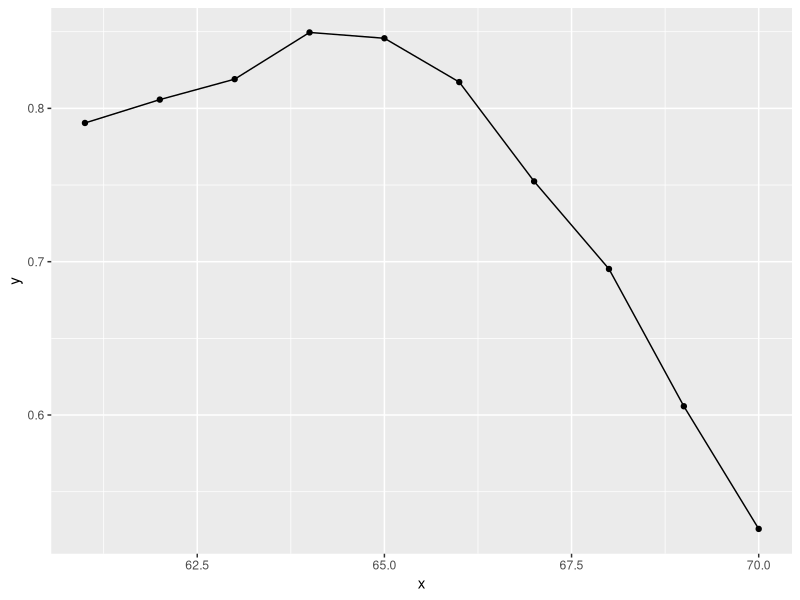
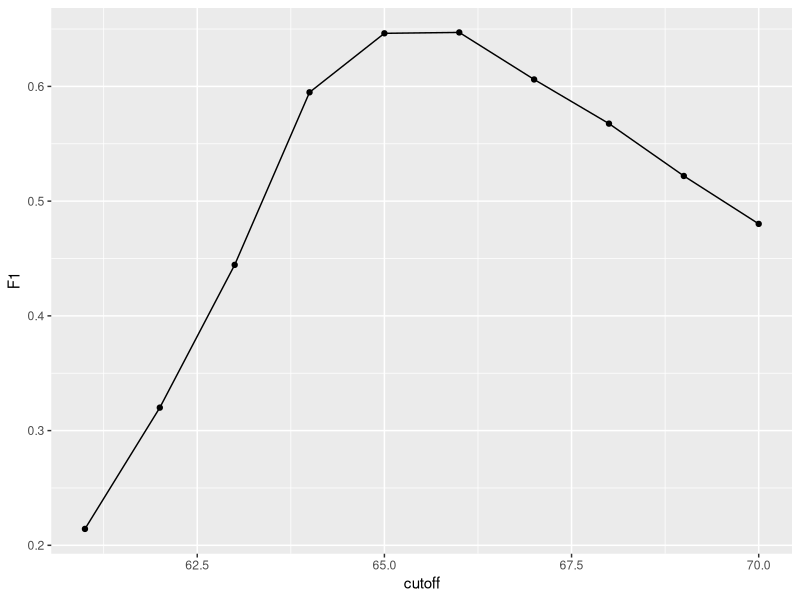
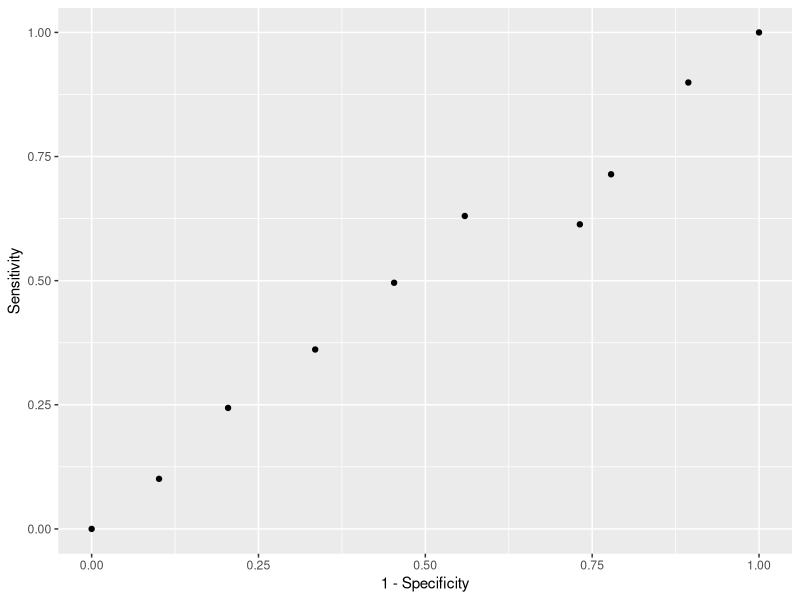
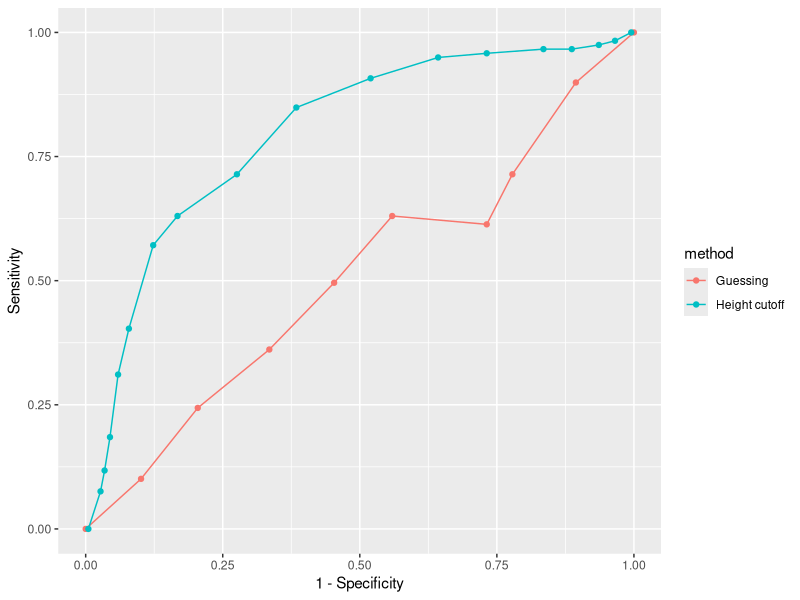
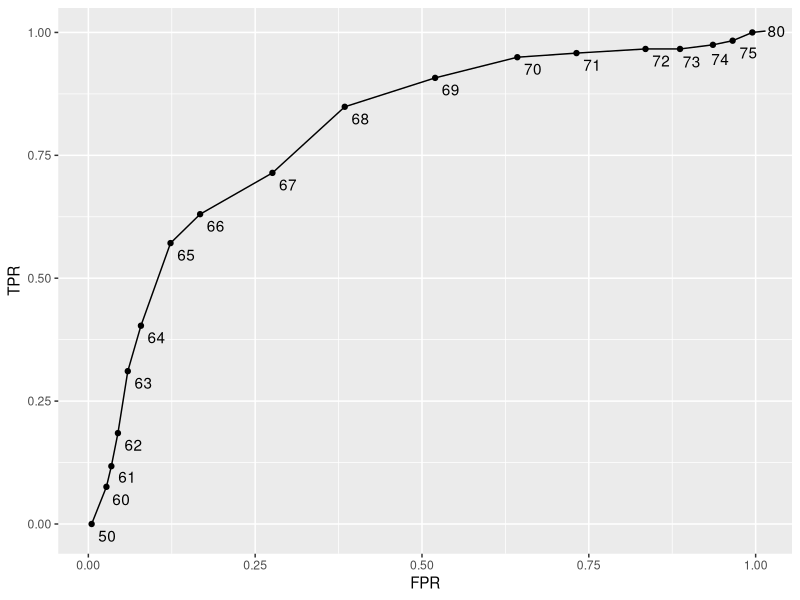
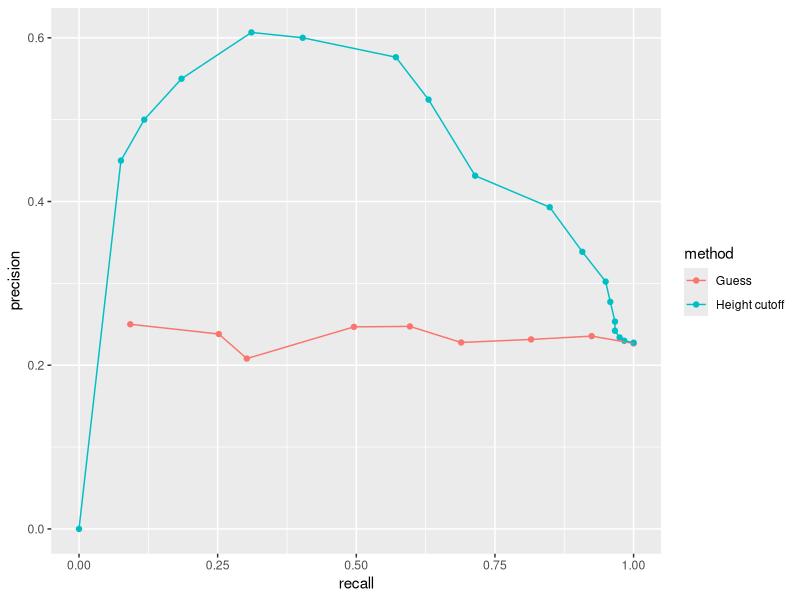
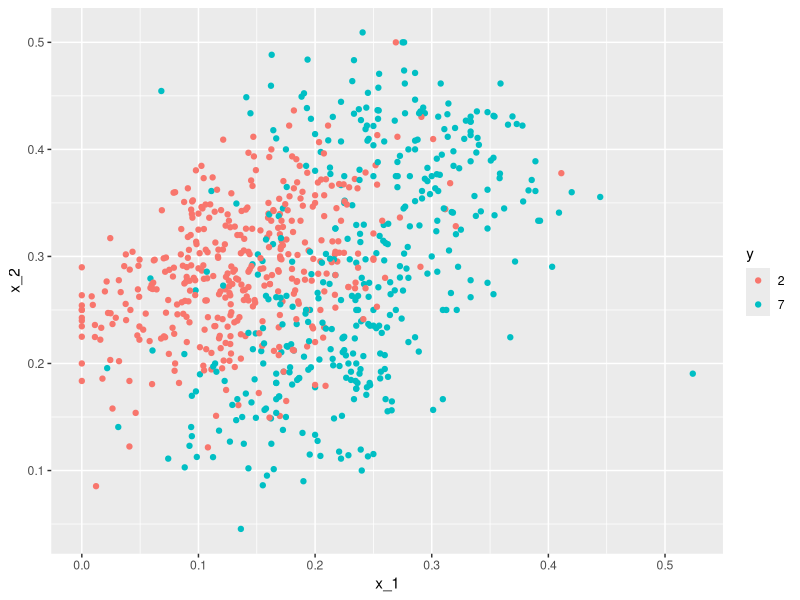
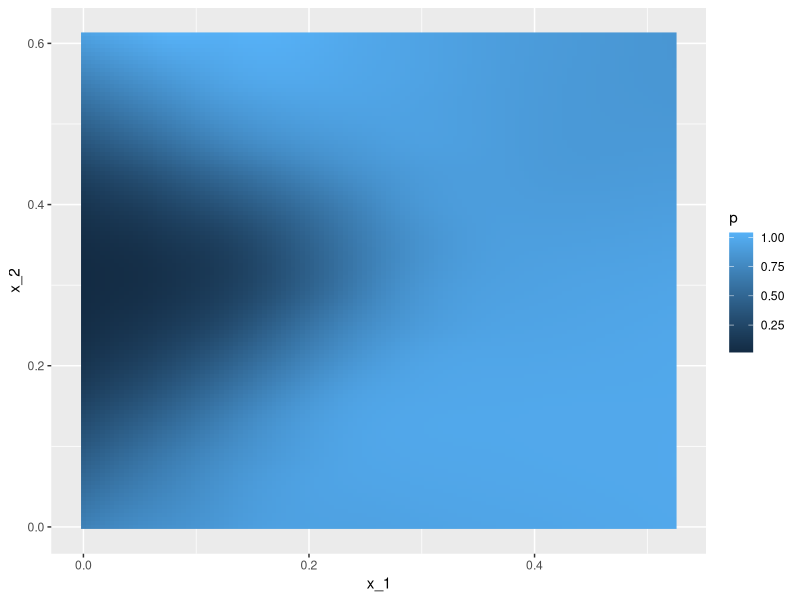

Write R code to recreate these figures, in order.
# Chapter 28
# Introduction to Machine Learning

# Perhaps the most popular data science methodologies come from the field of Machine Learning. Machine learning success stories include the handwritten zip code readers implemented by the postal service, speech recognition technology such as Apple’s Siri, movie recommendation systems, spam and malware detectors, housing price predictors, and driverless cars. Although today Artificial Intelligence and Machine Learning are often used interchangeably, we make the following distinction: while the first artificial intelligence algorithms, such as those used by chess playing machines, implemented decision making based on programmable rules derived from theory or first principles, in Machine Learning decisions are based on algorithms built with data.


# In Machine Learning, data comes in the form of:
# 1. the outcome we want to predict and
# 2. the features that we will use to predict the outcome

# Here we will use Y to denote the outcome and X1, . . . , Xp to denote features. Note that features are sometimes referred to as predictors or covariates. We consider all these to be synonyms.

# To build a model that provides a prediction for any set of observed values X1 = x1, X2 = x2, . . . X5 = x5, we collect data for which we know the outcome

# When the output is continuous we refer to the machine learning task as prediction,
# and the main output of the model is a function f that automatically produces a
# prediction, denoted with yˆ, for any set of predictors: yˆ = f(x1, x2, . . . , xp).
# We use the term actual outcome to denote what we ended up observing. So we want
# the prediction yˆ to match the actual outcome y as best as possible. Because our
# outcome is continuous, our predictions yˆ will not be either exactly right or wrong,
# but instead we will determine an error defined as the difference between the
# prediction and the actual outcome y − yˆ.


# When the outcome is categorical, we refer to the machine learning task as
# classification, and the main output of the model will be a decision rule which
# prescribes which of the K classes we should predict. In this scenario, most
# models provide functions of the predictors for each class k, fk(x1, x2, . . . , xp),
# that are used to make this decision. When the data is binary a typical decision
# rules looks like this: if f1(x1, x2, . . . , xp) > C, predict category 1, if
# not the other category, with C a predetermined cutoff. Because the outcomes are
# categorical, our predictions will be either right or wrong.




# 28.4 Evaluation Metrics
# For our first introduction to machine learning concepts, we will start with a boring and simple example: how to predict sex using height. As we explain machine learning step by step, this example will let us set down the first building block. Soon enough, we will be attacking more interesting challenges. 
library(tidyverse)
library(caret)

library(dslabs)
data(heights)

y <- heights$sex
x <- heights$height


# 28.4.1 Training and test sets
set.seed(2007)
test_index <- createDataPartition(y, times = 1, p = 0.5, list = FALSE)

test_set <- heights[test_index, ]
train_set <- heights[-test_index, ]
# We will now develop an algorithm using only the training set. Once we are done developing the algorithm, we will freeze it and evaluate it using the test set. The simplest way to evaluate the algorithm when the outcomes are categorical is by simply reporting the proportion of cases that were correctly predicted in the test set. This metric is usually referred to as overall accuracy.


# 28.4.2 Overall accuracy
y_hat <- sample(c("Male", "Female"), length(test_index), replace = TRUE)
# Note that we are completely ignoring the predictor and simply guessing the sex.

# In machine learning applications, it is useful to use factors to represent the categorical outcomes because R functions developed for machine learning, such as those in the caret package, require or recommend that categorical outcomes be coded as factors. So convert y_hat to factors using the factor function:
y_hat <- sample(c('Male', 'Female'), length(test_index),
                replace = TRUE) %>% 
    factor(levels = levels(test_set$sex))


# The overall accuracy is simply defined as the overall proportion that is predicted correctly:
mean(y_hat == test_set$sex)

# Not surprisingly, our accuracy is about 50%. We are guessing!
# Can we do better? Exploratory data analysis suggests we can because, on average, males are slightly taller than females:
heights %>% 
    group_by(sex) %>% summarize(mean(height), sd(height))

#- But how do we make use of this insight? Let’s try another simple approach: predict Male if height is within two standard deviations from the average male:
y_hat <- ifelse(x > 62, "Male", "Female") %>% 
    factor(levels = levels(test_set$sex))

# The accuracy goes up from 0.50 to about 0.80:
mean(y == y_hat)

# But can we do even better? In the example above, we used a cutoff of 62, but we can examine the accuracy obtained for other cutoffs and then pick the value that provides the best results. But remember, it is important that we optimize the cutoff using only the training set: the test set is only for evaluation. Although for this simplistic example it is not much of a problem, later we will learn that evaluating an algorithm on the training set can lead to overfitting, which often results in dangerously over-optimistic assessments.
cutoff <- seq(61, 70)
accuracy <- map_dbl(cutoff, function(x) {
    y_hat <- if_else(train_set$height > x, 'Male', 'Female') %>% 
        factor(levels = levels(test_set$sex))
    mean(y_hat == train_set$sex)
})

# We can make a plot showing the accuracy obtained on the training set for males and females:

tibble(x = seq(61, 70),
       y = accuracy) %>% 
    ggplot(mapping = aes(x = x, y = y)) +
    geom_point() +
    geom_line()

max(accuracy)


# which is much higher than 0.5. The cutoff resulting in this accuracy is:
best_cutoff <- cutoff[which.max(accuracy)]
best_cutoff

# We can now test this cutoff on our test set to make sure our accuracy is not overly optimistic:
y_hat <- if_else(test_set$height > best_cutoff, 'Male', 'Female') %>% 
    factor(levels = levels(test_set$sex))
y_hat <- factor(y_hat)
mean(y_hat == test_set$sex)

# We see that it is a bit lower than the accuracy observed for the training set, but it is still better than guessing. And by testing on a dataset that we did not train on, we know our result is not due to cherry-picking a good result.


# 28.4.3 The confusion matrix
table(predicted = y_hat, actual = test_set$sex)

# If we study this table closely, it reveals a problem. If we compute the accuracy separately for each sex, we
# get
test_set %>% 
    mutate(y_hat = y_hat) %>% 
    group_by(sex) %>% 
    summarize(accuracy = mean(y_hat == sex))

# There is an imbalance in the accuracy for males and females: too many females are predicted to be male. We are calling almost half of the females male! How can our overall accuracy be so high then? This is because the prevalence of males in this dataset is high. These heights were collected from three data sciences courses, two of which had more males enrolled:
prev <- mean(y == "Male")
prev

# So when computing overall accuracy, the high percentage of mistakes made for females is outweighed by the gains in correct calls for men. This can actually be a big problem in machine learning. If your training data is biased in some way, you are likely to develop algorithms that are biased as well. The fact that we used a test set does not matter because it is also derived from the original biased dataset. This is one of the reasons we look at metrics other than overall accuracy when evaluating a machine learning algorithm.
# There are several metrics that we can use to evaluate an algorithm in a way that prevalence does not cloud our assessment, and these can all be derived from the confusion matrix. A general improvement to using overall accuracy is to study sensitivity and specificity separately.

# 28.4.4 Sensitivity and specificity
# In general, sensitivity is defined as the ability of an algorithm to predict a positive outcome when the actual outcome is positive: Yˆ = 1 when Y = 1. Because an algorithm that calls everything positive (Yˆ = 1 no matter what) has perfect sensitivity, this metric on its own is not enough to judge an algorithm. For this reason, we also examine specificity, which is generally defined as the ability of an algorithm to not predict a positive Yˆ = 0 when the actual outcome is not a positive Y = 0. We can summarize in the following way:
# High sensitivity: Y = 1 ⇒ Yˆ = 1
# High specificity: Y = 0 ⇒ Yˆ = 0
# Another way to define specificity is by the proportion of positive calls that are actually positive:
# High specificity: Yˆ = 1 ⇒ Y =1.

# Sensitivity is typically quantified by TP/(TP +FN), This quantity is referred to as the true positive rate (TPR) or recall.
# Specificity is typically quantified as TN/(TN + FP) or the proportion of negatives (the second column = F P + T N ) that are called negatives (T N ). This quantity is also called the true negative rate (TNR).
#  There is another way of quantifying specificity which is TP /(TP + FP ) or the proportion of outcomes called positives (the first row or T P + F P ) that are actually positives (T P ). This quantity is referred to as precision and also as positive predictive value (PPV). 
# Note that, unlike TPR and TNR, precision depends on prevalence since higher prevalence implies you can get higher precision even when guessing.

# The caret function confusionMatrix computes all these metrics for us once we define what category “pos- itive” is.
confusionMatrix(data  = y_hat, reference = test_set$sex)


# 28.4.5 Balanced accuracy and F1 score
# The F_meas function in the caret package computes this summary with beta defaulting to 1.
# Let’s rebuild our prediction algorithm, but this time maximizing the F-score instead of overall accuracy:
cutoff <- seq(61, 70)
F_1 <- map_dbl(cutoff, function(x) {
    y_hat <- if_else(train_set$height > x, 'Male', 'Female') %>% 
        factor(levels = levels(test_set$sex))
    F_meas(data = y_hat, reference = factor(train_set$sex))
})

tibble(cutoff = cutoff,
       F1 = F_1) %>% 
    ggplot(mapping = aes(x = cutoff, y = F1)) +
    geom_point() +
    geom_line()
max(F_1)

# This maximum is achieved when we use the following cutoff:
best_cutoff <- cutoff[which.max(F_1)]
best_cutoff
# A cutoff of 65 makes more sense than 64. Furthermore, it balances the specificity and sensitivity of our confusion matrix:
y_hat <- if_else(test_set$height > best_cutoff, 'Male', 'Female') %>% 
    factor(levels = levels(test_set$sex))
confusionMatrix(data  = y_hat, reference = test_set$sex)
sensitivity(data = y_hat, reference = test_set$sex)
specificity(data = y_hat, reference = test_set$sex)

# We now see that we do much better than guessing, that both sensitivity and specificity are relatively high, and that we have built our first machine learning algorithm. It takes height as a predictor and predicts female if you are 65 inches or shorter.

# 28.4.7 ROC and precision-recall curves
# When comparing the two methods (guessing versus using a height cutoff), we looked at accuracy and F1. The second method clearly outperformed the first. However, while we considered several cutoffs for the second method, for the first we only considered one approach: guessing with equal probability. Note that guessing Male with higher probability would give us higher accuracy due to the bias in the sample:
p <- 0.9
n <- length(test_index)
y_hat <- sample(c('Male', 'Female'), n, replace = TRUE, prob = c(p, 1 - p)) %>% 
    factor(levels = levels(test_set$sex))
mean(y_hat == test_set$sex)

# Remember that for each of these parameters, we can get a different sensitivity and specificity. For this reason, a very common approach to evaluating methods is to compare them graphically by plotting both.

# A widely used plot that does this is the receiver operating characteristic (ROC) curve. If you are wondering where this name comes from, you can consult the ROC Wikipedia.
# The ROC curve plots sensitivity (TPR) versus 1 - specificity or the false positive rate (FPR). Here is an ROC curve for guessing sex but using different probabilities of guessing male:
probs <- seq(0, 1, length.out = 10)
guessing <- map_df(probs, function(p) {
    y_hat <- sample(c('Male', 'Female'), n, replace = TRUE, prob = c(p, 1 - p)) %>% 
        factor(levels = c('Female', 'Male'))
    list(method = 'Guessing',
         FPR = 1 - specificity(y_hat, test_set$sex),
         TPR = sensitivity(y_hat, test_set$sex))
})

guessing %>% 
    ggplot() +
    geom_point(mapping = aes(x = FPR, TPR)) +
    xlab('1 - Specificity') +
    ylab('Sensitivity')

# The ROC curve for guessing always looks like a straight line. So how does our second approach compare? We can construct an ROC curve for the height-based approach:
cutoffs <- c(50, seq(60, 75), 80)
height_cutoff <- map_df(cutoffs, function(x) {
    y_hat <- if_else(test_set$height > x, 'Male', 'Female') %>% 
        factor(levels = c('Female', 'Male'))
    list(method = 'Height cutoff',
         FPR = 1-specificity(y_hat, test_set$sex),
         TPR = sensitivity(y_hat, test_set$sex))
})

# By plotting both curves together, we are able to compare sensitivity for different values of specificity:
bind_rows(guessing, height_cutoff) %>%
    ggplot(aes(FPR, TPR, color = method)) +
    geom_line() +
    geom_point() +
    xlab("1 - Specificity") +
    ylab("Sensitivity")

# We can see that we obtain higher sensitivity with this approach for all values of specificity, which implies it
#is in fact a better method.
# When making ROC curves, it is often nice to add the cutoff used to the points:
library(ggrepel)

map_df(cutoffs, function(x) {
    y_hat <- if_else(test_set$height > x, 'Male', 'Female') %>% 
        factor(levels = c('Female', 'Male'))
    list(method = 'Height cutoff',
         cutoff = x,
         FPR = 1 - specificity(y_hat, test_set$sex),
         TPR = sensitivity(y_hat, test_set$sex))
}) %>% 
    ggplot(aes(x = FPR, y = TPR, label = cutoff)) +
    geom_line() +
    geom_point() +
    geom_text_repel(nudge_x = 0.01, nudge_y = -0.01)

# ROC curves have one weakness and it is that neither of the measures plotted depend on prevalence. In cases in which prevalence matters, we may instead make a precision-recall plot. The idea is similar, but we instead plot precision against recall:
guessing <- map_df(probs, function(p) {
    y_hat <- sample(c('Male', 'Female'), length(test_index),
                    replace = TRUE, prob = c(p, 1 - p)) %>% 
        factor(levels = c('Female', 'Male'))
    list(method = 'Guess',
         recall = sensitivity(y_hat, test_set$sex),
         precision = precision(y_hat, test_set$sex))
})
height_cutoff <- map_df(cutoffs, function(x) {
    y_hat <- if_else(test_set$height > x, 'Male', 'Female') %>% 
        factor(levels = c('Female', 'Male'))
    list(method = 'Height cutoff',
         recall = sensitivity(y_hat, test_set$sex),
         precision = precision(y_hat, test_set$sex))
})

bind_rows(guessing, height_cutoff) %>% 
    ggplot(mapping = aes(recall, precision, color = method)) +
    geom_point() +
    geom_line()


# 28.4.8 The loss function
# Up to now we have described evaluation metrics that apply exclusively to categorical data. Specifically, for binary outcomes, we have described how sensitivity, specificity, accuracy and F1 can be used as quantification. However, these metrics are not useful for continuous outcomes. In this section, we describe how the general approach to defining “best” in machine learning is to define a loss function, which can be applied to both categorical and continuous data.
# The most commonly used loss function is the squared loss function. If yˆ is our predictor and y is the observed outcome, the squared loss function is simply:
#       ( yˆ − y )^2
# Because we often have a test set with many observations, say N, we use the mean squared error (MSE)
# In practice, we often report the root mean squared error because it is in the same units as the outcomes

# If the outcomes are binary, both RMSE and MSE are equivalent to accuracy, since (yˆ − y)2 is 1 if the prediction was correct and 0 otherwise. In general, our goal is to build an algorithm that minimizes the loss so it is as close to 0 as possible.
# Because our data is usually a random sample, we can think of the MSE as a random variable and the observed MSE can be thought of as an estimate of the expected MSE, which in mathematical notation we write like this:
    


# 28.8 Casestudy: isita2ora7?
library(tidyverse)
library(dslabs)
data("mnist_27")

mnist_27$train %>% 
    ggplot(aes(x_1, x_2, color = y)) +
    geom_point()

# p(x1,x2)=Pr(Y =1|X1 =x1,X2 =x2)=β0 +β1x1 +β2x2
fit <- mnist_27$train %>% 
    mutate(y = if_else(y == 7, 1, 0)) %>% 
    lm(y ~ x_1 + x_2, data = .)

# We can now build a decision rule based on the estimate of pˆ(x1,x2):
library(caret)
p_hat <- predict(fit, newdata = mnist_27$test)
y_hat <- factor(if_else(p_hat > 0.5, 7, 2))
confusionMatrix(data = y_hat, reference = mnist_27$test$y)$overall[["Accuracy"]]


mnist_27$true_p %>% 
    ggplot(mapping = aes(x_1, x_2, fill = p)) +
    geom_raster()


mnist_27$true_p %>% 
    ggplot(mapping = aes(x_1, x_2, z = p, fill = p)) +
    geom_raster() +
    scale_fill_gradientn(colors = c("#F8766D", "white", "#00BFC4")) +
    stat_contour(breaks = c(0.5), color = 'black')
